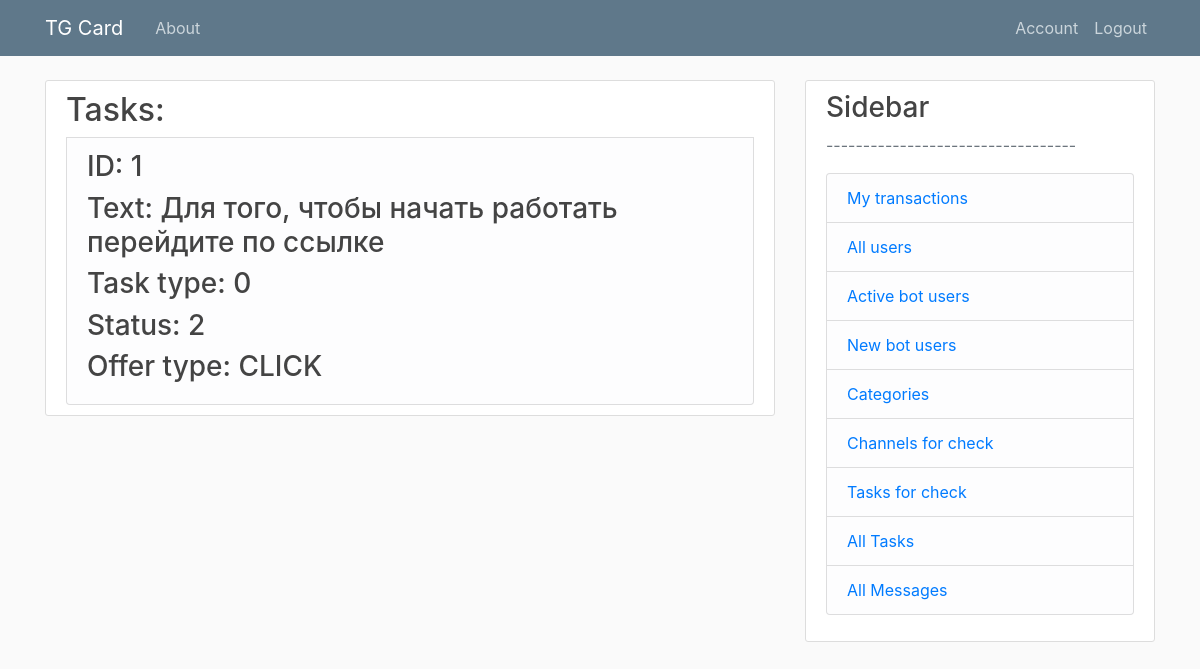
/allTasks (signed in), run on the app's committed database.
### models.py (models this page shows, shortened)
class Task(db.Model):
    id = db.Column(db.Integer, primary_key=True)
    status = db.Column(db.Integer, index=True, default=0) # new \ approved \ queued \ paused \ inactive
    taskType = db.Column(db.Integer, default=0) # AUTOMATIC \ MANUAL
    previevText = db.Column(db.String, index=True, nullable=False)
    affilId = db.Column(db.Integer, db.ForeignKey('user.id'), nullable=False)
    offerId = db.Column(db.Integer, db.ForeignKey('offer.id'), nullable=False)
    __table_args__=(UniqueConstraint('affilId', 'offerId', name='unique_offer'),)
    message_queues = db.relationship('MessageQueue', backref='task', lazy=True)
    transactions = db.relationship('Transaction', backref='task', lazy=True)

class Offer(db.Model):
    id = db.Column(db.Integer, primary_key=True)
    tgLink = db.Column(db.String, index=True, unique=True, nullable=False)
    offerType = db.Column(db.String, index=True, nullable=False) # click \ subscribe
    price = db.Column(db.Float, index=True, nullable=False)
    status = db.Column(db.Integer, index=True, nullable=False) # active \ inactive
    advertId = db.Column(db.Integer, db.ForeignKey('user.id'), nullable=False)
    tasks = db.relationship('Task', backref='offer', lazy=True)
    categoryListAdv = db.relationship('CategoryListAdv', backref='offer', lazy=True)

### routes.py (the view)
@app.route("/allTasks", methods=['GET', 'POST'])
@login_required
@moderator_access_level()
def allTasks():
    tasks = Task.query.all()
    return render_template('allTasks.html', title='TaskCheck', tasks=tasks)

### models.py (called while the page is built)
@login_manager.user_loader
def load_user(user_id):
    return User.query.get(int(user_id))

### routes.py (called while the page is built)
def moderator_access_level():
    def decorator(f):
        @wraps(f)
        def decorated_function(*args, **kwargs):
            if current_user.role != 'MODERATOR':
                return redirect(url_for('access_error_page'))
            return f(*args, **kwargs)
        return decorated_function
    return decorator

### templates/allTasks.html (shortened to what this page needs)
{% extends "layout.html" %}
{% block content %}
    <div class="content-section">
    <h2>Tasks: </h2>
    {% for task in tasks %}
    <li class="list-group-item list-group-item-light">
                <ul class="list-group">
                    <h3>ID: {{task.id}}</h3>
                    <h3>Text: {{task.previevText}}</h3>
                    <h3>Task type: {{task.taskType}}</h3>
                    <h3>Status: {{task.status}}</h3>
                    <h3>Offer type: {{task.offer.offerType}}</h3>
                </ul>
    </li>
    {% endfor %}
    </div>
{% endblock content %}

### static/main.css (style rules this page uses)
body { background: #fafafa; color: #333333; margin-top: 5rem; }
h1, h2, h3, h4, h5, h6 { color: #444444; }
.content-section { background: #ffffff; padding: 10px 20px; border: 1px solid #dddddd; border-radius: 3px; margin-bottom: 20px; }

### data on the page
Task: id "1", previevText "Для того, чтобы начать работать перейдите по ссылке", taskType "0", status "2", offer.offerType "CLICK"
